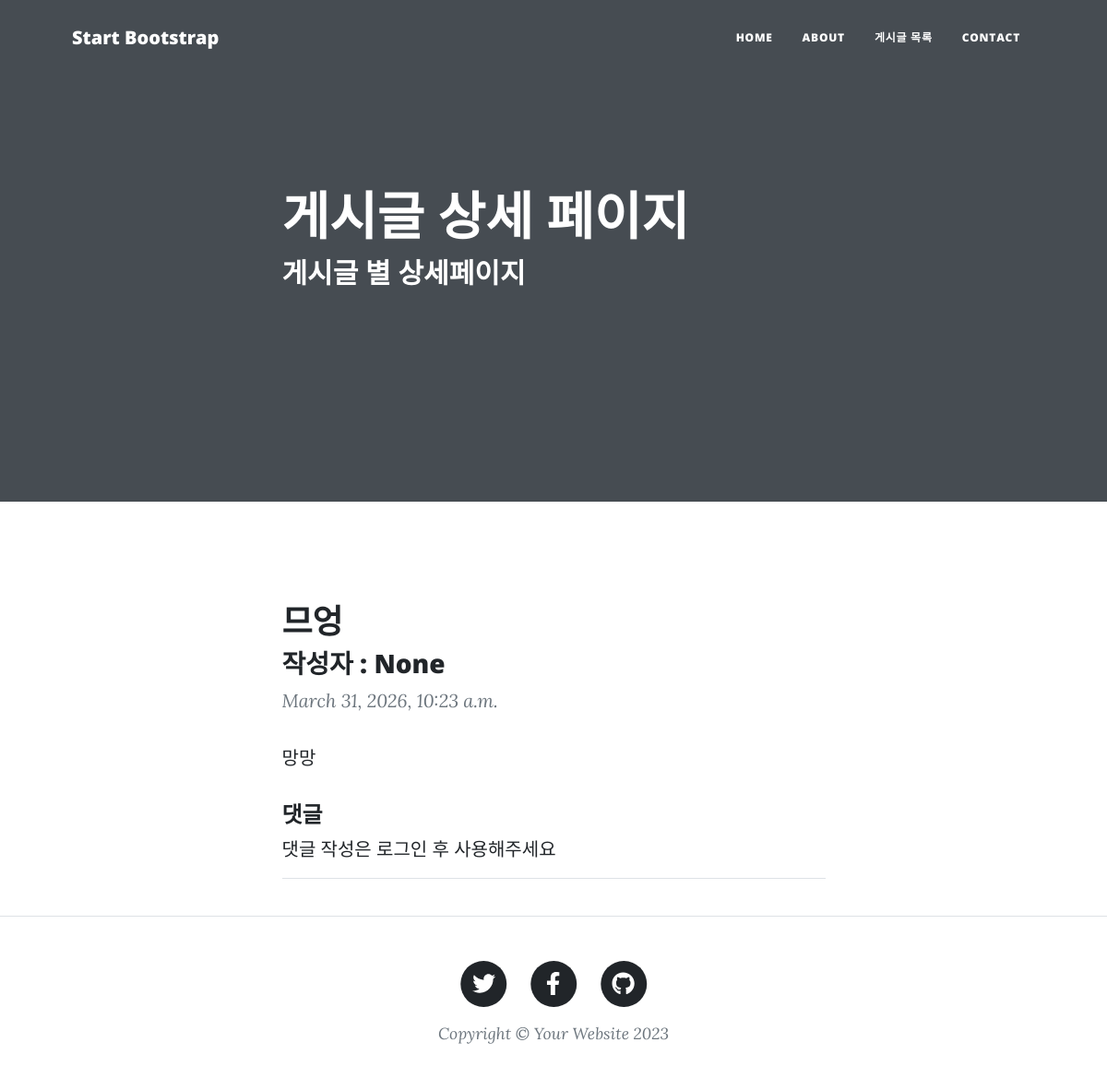
Before: /posts/post_detail/14/ with the older database file.
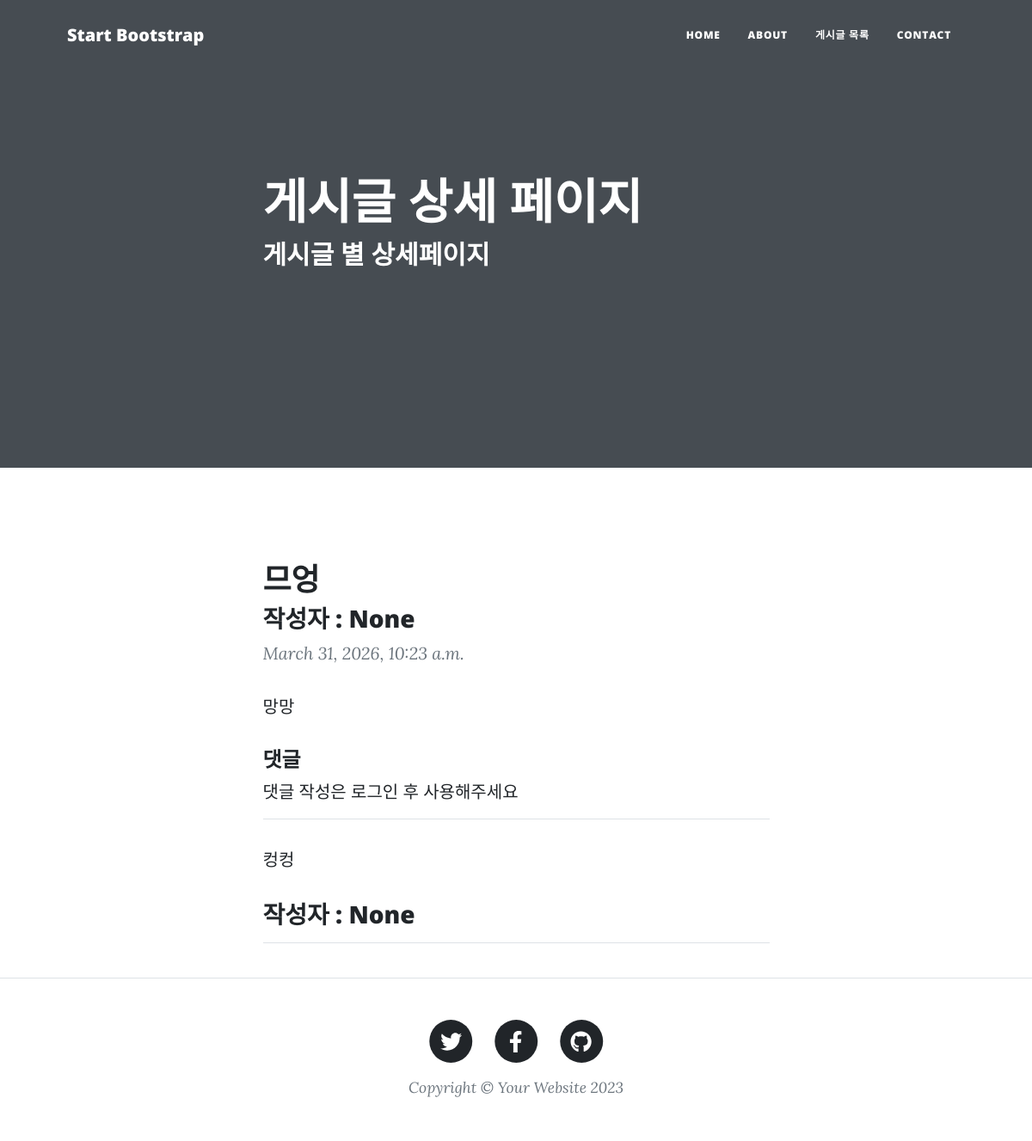
After: the same page with the newer database file.
### blog/models.py (models this page shows, shortened)
class Post(models.Model):
    title = models.CharField(verbose_name="제목", max_length=128)
    body = models.TextField(verbose_name="내용", default="")
    created_at = models.DateTimeField(verbose_name="작성일", auto_now_add=True)
    photo = models.ImageField(verbose_name="이미지", blank=True, null=True, upload_to='blog_photo')
    author = models.ForeignKey(User, on_delete=models.CASCADE, null=True)

class Comment(models.Model):
    comment = models.CharField(max_length=200)
    date = models.DateTimeField(auto_now_add=True)
    article = models.ForeignKey(Post, on_delete=models.CASCADE, related_name='comments')
    author = models.ForeignKey(User, on_delete=models.CASCADE, null=True)
    def __str__(self):
        return self.comment

### posts/views.py (the view)
# urls.py: path("post_detail/<int:post_id>/", views.post_detail, name="post_detail"),
def post_detail(request, post_id):
    post = get_object_or_404(Post, pk=post_id)
    comment_form = CommentForm()
    context = {
        'post': post,
        'comment_form': comment_form
    }
    return render(request, 'post_detail.html', context)

### posts/templates/post_detail.html (shortened to what this page needs)
{% load static %}
<!DOCTYPE html>
<html lang="en">
  <head>
    <link href="{% static 'css/styles.css' %}" rel="stylesheet" />
  </head>
  <body>
    <nav class="navbar navbar-expand-lg navbar-light" id="mainNav">
      <div class="container px-4 px-lg-5">
        <a class="navbar-brand" href="">Start Bootstrap</a>
        <div class="collapse navbar-collapse" id="navbarResponsive">
          <ul class="navbar-nav ms-auto py-4 py-lg-0">
            <li class="nav-item">
              <a class="nav-link px-lg-3 py-3 py-lg-4" href="{%url 'home' %}"
                >Home</a
              >
            </li>
            <li class="nav-item">
              <a class="nav-link px-lg-3 py-3 py-lg-4" href="about.html"
                >About</a
              >
            </li>
            <li class="nav-item">
              <a
                class="nav-link px-lg-3 py-3 py-lg-4"
                href="{%url 'post_list' %}"
                >게시글 목록</a
              >
            </li>
            <li class="nav-item">
              <a class="nav-link px-lg-3 py-3 py-lg-4" href="contact.html"
                >Contact</a
              >
            </li>
          </ul>
        </div>
      </div>
    </nav>
    <header class="masthead">
      <div class="container position-relative px-4 px-lg-5">
        <div class="row gx-4 gx-lg-5 justify-content-center">
          <div class="col-md-10 col-lg-8 col-xl-7">
            <div class="post-heading">
              <h1>게시글 상세 페이지</h1>
              <h2 class="subheading">게시글 별 상세페이지</h2>
            </div>
          </div>
        </div>
      </div>
    </header>
    <article class="mb-4">
      <div class="container px-4 px-lg-5">
        <div class="row gx-4 gx-lg-5 justify-content-center">
          <div class="col-md-10 col-lg-8 col-xl-7">
              <h1 class="section-heading">{{post.title}}</h1>
              <h3>작성자 : {{post.author}}</h3>
              <blockquote class="blockquote">{{post.created_at}}</blockquote>
              <p>{{post.body}}</p>
                <h4>댓글</h4>
                {%if user.is_authenticated %}
                <form method="POST" action="{% url 'create_comment' post.id %}">
                      {% csrf_token %}
                      {{comment_form.as_table}}
                      <input type="submit" value="댓글 작성" />
                </form>
                {%else %}
                  <h>댓글 작성은 로그인 후 사용해주세요</h>
                {% endif %}
                <div>
                    <hr>
                    {% for comment in post.comments.all %}
                    <p>{{ comment }}</p>
                    <h3>작성자 : {{comment.author}}</h3>
                        <hr>
                    {% endfor %}
                </div>
          </div>
        </div>
      </div>
    </article>
    <footer class="border-top">
      <div class="container px-4 px-lg-5">
        <div class="row gx-4 gx-lg-5 justify-content-center">
          <div class="col-md-10 col-lg-8 col-xl-7">
            <ul class="list-inline text-center">
              <li class="list-inline-item">
                <a href="#!">
                  <span class="fa-stack fa-lg">
                    <i class="fas fa-circle fa-stack-2x"></i>
                    <i class="fab fa-twitter fa-stack-1x fa-inverse"></i>
                  </span>
                </a>
              </li>
              <li class="list-inline-item">
                <a href="#!">
                  <span class="fa-stack fa-lg">
                    <i class="fas fa-circle fa-stack-2x"></i>
                    <i class="fab fa-facebook-f fa-stack-1x fa-inverse"></i>
                  </span>
                </a>
              </li>
              <li class="list-inline-item">
                <a href="#!">
                  <span class="fa-stack fa-lg">
                    <i class="fas fa-circle fa-stack-2x"></i>
                    <i class="fab fa-github fa-stack-1x fa-inverse"></i>
                  </span>
                </a>
              </li>
            </ul>
            <div class="small text-center text-muted fst-italic">
              Copyright &copy; Your Website 2023
            </div>
          </div>
        </div>
      </div>
    </footer>
  </body>
</html>

Changed rows visible on the page:
added Comment: comment "컹컹", author "None"
